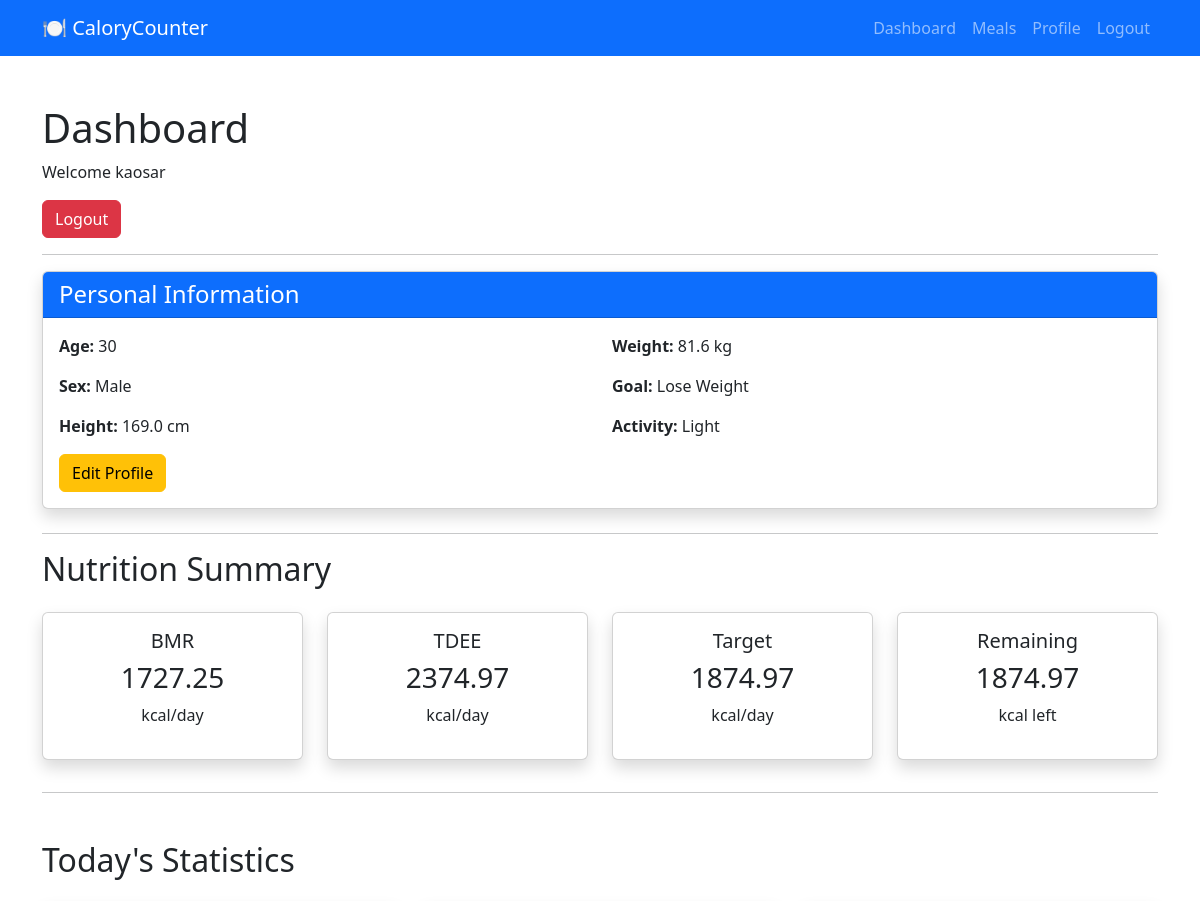
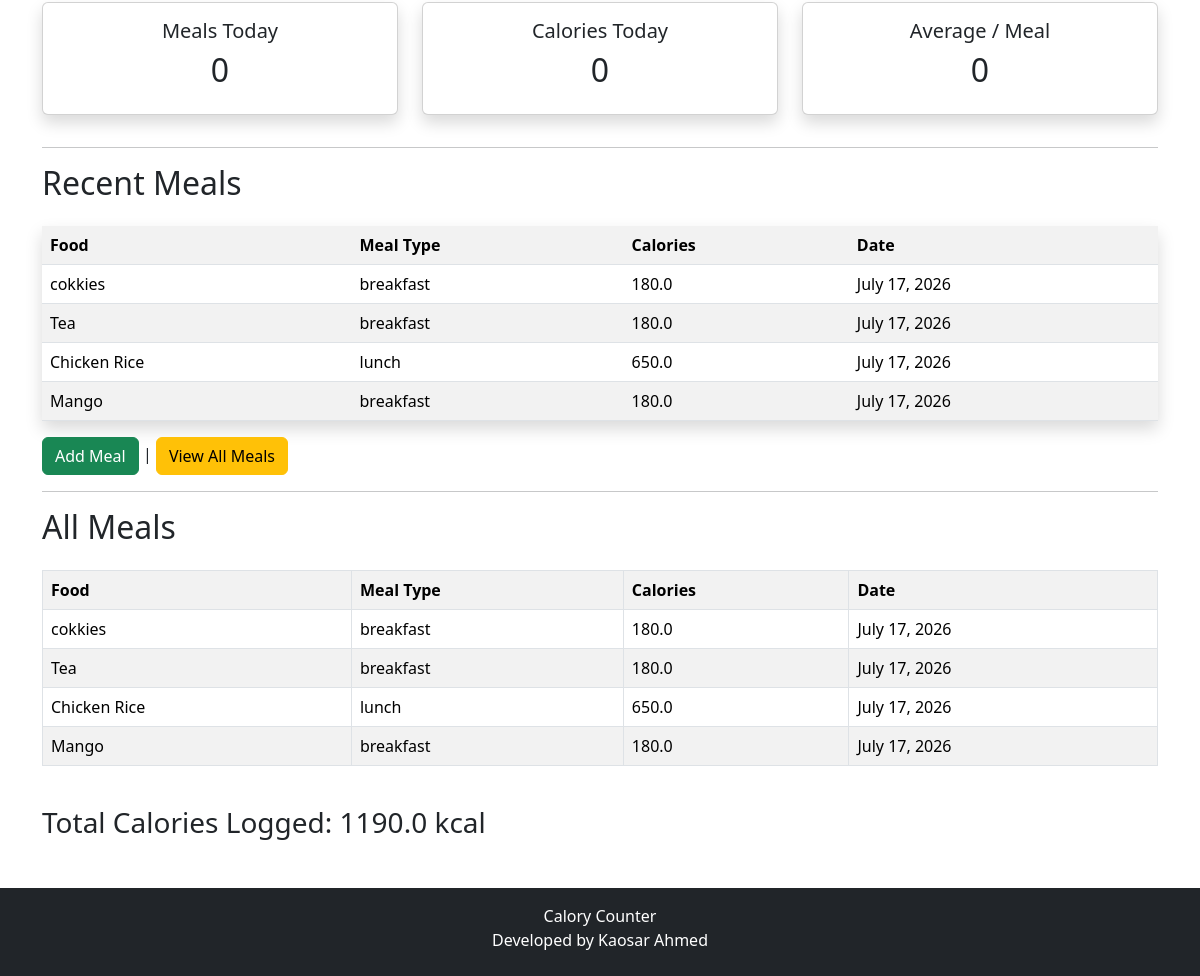
The page /home/ (signed in) on the database its author committed (2 pictures, top to bottom).
### users/models.py (models this page shows, shortened)
class PersonalInfo(models.Model):
    sex_choice = [
        ('male', 'male'),
        ('female', 'female')
    ]
    activity_choice = [
         ("Sedentary", "Sedentary"),
        ("Light", "Light"),
        ("Moderate", "Moderate"),
        ("Active", "Active"),
        ("Very Active", "Very Active"),
    ]
    goal_choice = [
        ("Lose Weight", "Lose Weight"),
        ("Maintain Weight", "Maintain Weight"),
        ("Gain Weight", "Gain Weight"),
    ]
    user = models.OneToOneField(User, on_delete=models.CASCADE)
    age = models.PositiveIntegerField()
    sex = models.CharField(max_length=10, choices=sex_choice)
    height = models.FloatField(help_text='height in centimeter')
    weight = models.FloatField(help_text='weight in kilogram')
    activity_level = models.CharField(max_length=20, choices=activity_choice)
    goal = models.CharField(max_length=20, choices=goal_choice)
    created_at = models.DateTimeField(auto_now_add=True)
    updated_at = models.DateTimeField(auto_now=True)

### meals/models.py (models this page shows, shortened)
class Meal(models.Model):
    meal_choices = [
        ('breakfast', 'breakfast'),
        ('lunch', 'lunch'),
        ('dinner', 'dinner'),
        ('snacks', 'snacks'),
    ]
    user = models.ForeignKey(
        User,
        on_delete=models.CASCADE,
        related_name='meals'
    )
    meal_type = models.CharField(max_length=20, choices=meal_choices)
    food_name = models.CharField(max_length=100)
    quantity = models.FloatField()
    calory = models.FloatField()
    protein = models.FloatField()
    carbs = models.FloatField()
    fat = models.FloatField()
    meal_date = models.DateField()
    created_at = models.DateTimeField(auto_now_add=True)
    updated_at = models.DateTimeField(auto_now=True)

### dashboard/views.py (the view)
# urls.py: path('', include('dashboard.urls')),
@login_required
def dashboard(request):
    profile = PersonalInfo.objects.filter(
        user=request.user
    ).first()
    if not profile:
        return redirect("personal_info")
    meals = Meal.objects.filter(
    user=request.user
    ).order_by("-meal_date", "-created_at")
    today_meals = Meal.objects.filter(
    user=request.user,
    meal_date=date.today()
    ).order_by("-created_at")
    today_calories = sum(
    meal.calory for meal in today_meals
    )
    total_meals = meals.count()
    today_meal_count = today_meals.count()
    if today_meal_count > 0:
         average_today = round(
        today_calories / today_meal_count,
        2
       )
    else:
        average_today = 0
    total_calories = sum(
        meal.calory for meal in meals
    )
    bmr = round(calculate_bmr(profile), 2)
    tdee = round(calculate_tdee(profile), 2)
    target = round(target_calories(profile), 2)
    consumed = calories_consumed_today(request.user)
    remaining = round(remaining_calories(profile), 2)
    recent_meals = meals[:5]
    context = {
        "profile": profile,
        "meals": meals,
        "recent_meals": recent_meals,
        "total_calories": total_calories,
        "today_calories": today_calories,
        "total_meals": total_meals,
        "today_meal_count": today_meal_count,
        "average_today": average_today,
        "bmr": bmr,
        "tdee": tdee,
        "target": target,
        "consumed": consumed,
        "remaining": remaining,
    }
    return render(
        request,
        "dashboard/home.html",
        context,
    )

### calculation/utils.py (called while the page is built, shortened)
def calculate_bmr(profile):
    if profile.sex.lower() == "male":
        return (
            (10 * profile.weight)
            + (6.25 * profile.height)
            - (5 * profile.age)
            + 5
        )

def calculate_tdee(profile):
    activity_multiplier = {
        "Sedentary": 1.2,
        "Light": 1.375,
        "Moderate": 1.55,
        "Active": 1.725,
        "Very Active": 1.9,
    }
    bmr = calculate_bmr(profile)
    return bmr*activity_multiplier[profile.activity_level]

def target_calories(profile):
    tdee = calculate_tdee(profile)
    if profile.goal == 'Lose Weight':
        return tdee - 500
    elif profile.goal == 'Gain Weight':
        return tdee + 500
    else:
        return tdee

def calories_consumed_today(user):
    meals = Meal.objects.filter(user=user, meal_date=date.today())
    total = sum(meal.calory for meal in meals)
    return total

def remaining_calories(profile):
    target = target_calories(profile)
    consumed = calories_consumed_today(profile.user)
    return target-consumed

### templates/dashboard/home.html (shortened to what this page needs)
{% extends 'base.html' %}
{% block content %}
<h1>Dashboard</h1>
<p>Welcome {{ request.user.username }}</p>
<p>
    <a href="{% url 'logout' %}" class="btn btn-danger">Logout</a>
</p>
<hr>
<div class="card shadow mb-4">
    <div class="card-header bg-primary text-white">
        <h4 class="mb-0">Personal Information</h4>
    </div>
    <div class="card-body">
        {% if profile %}
        <div class="row">
            <div class="col-md-6">
                <p><strong>Age:</strong> {{ profile.age }}</p>
                <p><strong>Sex:</strong> {{ profile.sex|title }}</p>
                <p><strong>Height:</strong> {{ profile.height }} cm</p>
            </div>
            <div class="col-md-6">
                <p><strong>Weight:</strong> {{ profile.weight }} kg</p>
                <p><strong>Goal:</strong> {{ profile.goal }}</p>
                <p><strong>Activity:</strong> {{ profile.activity_level }}</p>
            </div>
        </div>
        <a href="{% url 'personal_info' %}"
           class="btn btn-warning">
            Edit Profile
        </a>
        {% endif %}
    </div>
</div>
<hr>
<h2 class="mb-4">Nutrition Summary</h2>
<div class="row">
    <div class="col-md-3 mb-3">
        <div class="card text-center shadow">
            <div class="card-body">
                <h5 class="card-title">
                    BMR
                </h5>
                <h3>{{ bmr }}</h3>
                <p>kcal/day</p>
            </div>
        </div>
    </div>
    <div class="col-md-3 mb-3">
        <div class="card text-center shadow">
            <div class="card-body">
                <h5>TDEE</h5>
                <h3>{{ tdee }}</h3>
                <p>kcal/day</p>
            </div>
        </div>
    </div>
    <div class="col-md-3 mb-3">
        <div class="card text-center shadow">
            <div class="card-body">
                <h5>Target</h5>
                <h3>{{ target }}</h3>
                <p>kcal/day</p>
            </div>
        </div>
    </div>
    <div class="col-md-3 mb-3">
        <div class="card text-center shadow">
            <div class="card-body">
                <h5>Remaining</h5>
                <h3>{{ remaining }}</h3>
                <p>kcal left</p>
            </div>
        </div>
    </div>
</div>
<hr>
<h2 class="mt-5 mb-4">
Today's Statistics
</h2>
<div class="row">
<div class="col-md-4 mb-3">
<div class="card shadow">
<div class="card-body text-center">
<h5>Meals Today</h5>
<h2>{{ today_meal_count }}</h2>
</div>
</div>
</div>
<div class="col-md-4 mb-3">
<div class="card shadow">
<div class="card-body text-center">
<h5>Calories Today</h5>
<h2>{{ today_calories }}</h2>
</div>
</div>
</div>
<div class="col-md-4 mb-3">
<div class="card shadow">
<div class="card-body text-center">
<h5>Average / Meal</h5>
<h2>{{ average_today }}</h2>
</div>
</div>
</div>
</div>
<hr>
<h2 class="mb-4">Recent Meals</h2>
{% if recent_meals %}
<table class="table table-striped table-hover shadow">
<tr>
    <th>Food</th>
    <th>Meal Type</th>
    <th>Calories</th>
    <th>Date</th>
</tr>
{% for meal in recent_meals %}
<tr>
<td>{{ meal.food_name }}</td>
<td>{{ meal.meal_type }}</td>
<td>{{ meal.calory }}</td>
<td>{{ meal.meal_date }}</td>
</tr>
{% endfor %}
</table>
{% else %}
<p>No recent meals.</p>
{% endif %}
<p>
    <a href="{% url 'meal_create' %}"
      class="btn btn-success">
      Add Meal
    </a>
    |
    <a href="{% url 'meal_list' %}" class="btn btn-warning">
        View All Meals
    </a>
</p>
<hr>
<h2 class="mb-4">All Meals</h2>
{% if meals %}
<table class="table table-striped table-hover table-bordered">
<tr>
    <th>Food</th>
    <th>Meal Type</th>
    <th>Calories</th>
    <th>Date</th>
</tr>
{% for meal in meals %}
<tr>
<td>{{ meal.food_name }}</td>
<td>{{ meal.meal_type }}</td>
<td>{{ meal.calory }}</td>
<td>{{ meal.meal_date }}</td>
</tr>
{% endfor %}
</table>
<br>
<h3>Total Calories Logged: {{ total_calories }} kcal</h3>
{% else %}
<p>No meals found.</p>
{% endif %}
{% endblock %}

### templates/base.html (shortened to what this page needs)
<head>
    <link href="https://cdn.jsdelivr.net/npm/bootstrap@5.3.7/dist/css/bootstrap.min.css" rel="stylesheet">
</head>
<body>
    {% include 'navbar.html' %}
   <div class="container my-5">
{% block content %}
{% endblock %}
</div>
{% include 'footer.html' %}
</body>

### templates/navbar.html (shortened to what this page needs)
<nav class="navbar navbar-expand-lg navbar-dark bg-primary">
<div class="container">
<a class="navbar-brand" href="{% url 'dashboard' %}">
🍽️ CaloryCounter
</a>
<div class="collapse navbar-collapse"
id="navbar">
<ul class="navbar-nav ms-auto">
<li class="nav-item">
<a class="nav-link"
href="{% url 'dashboard' %}">
Dashboard
</a>
</li>
<li class="nav-item">
<a class="nav-link"
href="{% url 'meal_list' %}">
Meals
</a>
</li>
<li class="nav-item">
<a class="nav-link"
href="{% url 'personal_info' %}">
Profile
</a>
</li>
<li class="nav-item">
<a class="nav-link"
href="{% url 'logout' %}">
Logout
</a>
</li>
</ul>
</div>
</div>
</nav>

### templates/footer.html
<footer class="bg-dark text-white mt-5">
<div class="container text-center py-3">
<p class="mb-0">
Calory Counter
</p>
<p class="mb-2">
    Developed by Kaosar Ahmed
</p>
</div>
</footer>

### rows shown on the page
PersonalInfo: age "30", sex "Male", height "169.0", weight "81.6", goal "Lose Weight", activity_level "Light"
Meal: food_name "cokkies", meal_type "breakfast", calory "180.0", meal_date "July 17, 2026"
Meal: food_name "Tea", meal_type "breakfast", calory "180.0", meal_date "July 17, 2026"
Meal: food_name "Chicken Rice", meal_type "lunch", calory "650.0", meal_date "July 17, 2026"
Meal: food_name "Mango", meal_type "breakfast", calory "180.0", meal_date "July 17, 2026"

### other values the page prints
{{ request.user.username }} "kaosar"
{{ bmr }} "1727.25"
{{ tdee }} "2374.97"
{{ target }} "1874.97"
{{ remaining }} "1874.97"
{{ today_meal_count }} "0"
{{ today_calories }} "0"
{{ average_today }} "0"
{{ total_calories }} "1190.0"
